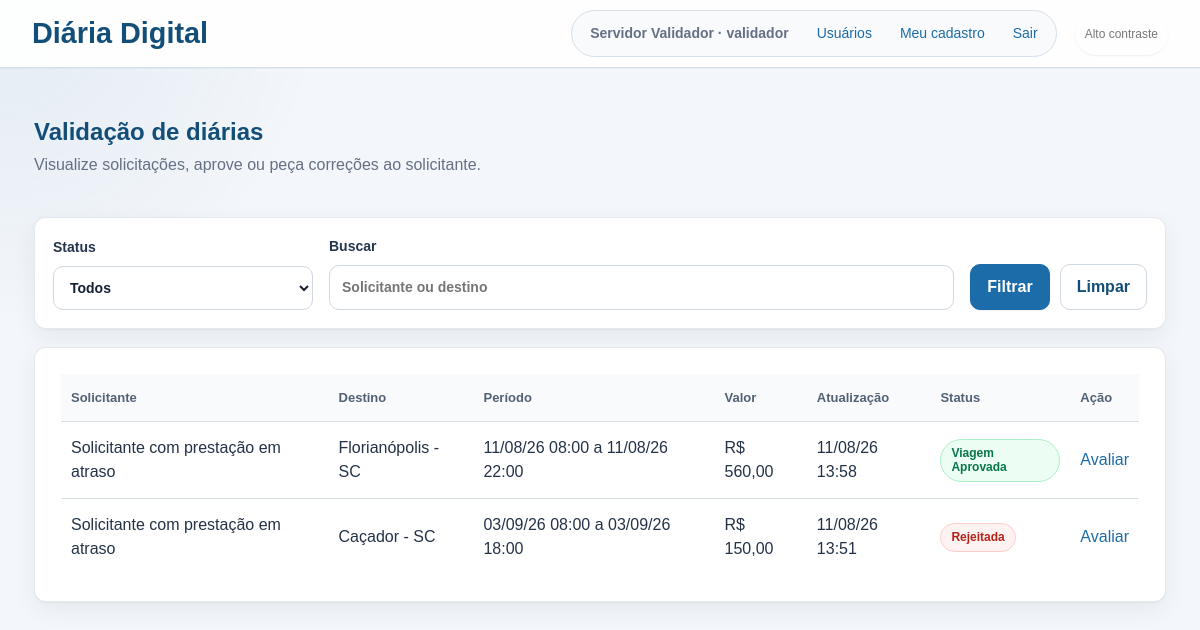
Page /validador (signed in) on the committed database.
### tables this page shows
CREATE TABLE users (
                id INTEGER PRIMARY KEY AUTOINCREMENT,
                name TEXT NOT NULL,
                email TEXT NOT NULL UNIQUE,
                password_hash TEXT NOT NULL,
                role TEXT NOT NULL CHECK(role IN ('solicitante', 'validador'))
            , daily_group TEXT, registration TEXT, public_position TEXT, cpf TEXT);

CREATE TABLE requests (
                id INTEGER PRIMARY KEY AUTOINCREMENT,
                user_id INTEGER NOT NULL,
                destination TEXT NOT NULL,
                departure_date TEXT NOT NULL,
                return_date TEXT NOT NULL,
                objective TEXT NOT NULL,
                estimated_amount REAL NOT NULL,
                status TEXT NOT NULL DEFAULT 'rascunho',
                validator_comment TEXT,
                accountability_text TEXT,
                created_at TEXT NOT NULL,
                updated_at TEXT NOT NULL, daily_group TEXT, daily_range TEXT, has_overnight INTEGER DEFAULT 1, accountability_departure_time TEXT, accountability_arrival_time TEXT, transport_mode TEXT, departure_km REAL, arrival_km REAL, refund_amount REAL DEFAULT 0, departure_time TEXT, return_time TEXT, distance_km REAL, daily_factor REAL, base_amount REAL, overnight_count INTEGER DEFAULT 0, daily_quantity REAL,
                FOREIGN KEY(user_id) REFERENCES users(id)
            );

### app.py (the view)
@app.route("/validador")
@role_required("validador")
def validator_dashboard():
    status_filter = request.args.get("status", "")
    search = request.args.get("q", "").strip()
    filters = []
    params = []
    if status_filter:
        filters.append("r.status = ?")
        params.append(status_filter)
    if search:
        filters.append("(r.destination LIKE ? OR u.name LIKE ?)")
        params.extend([f"%{search}%", f"%{search}%"])
    where_clause = f"WHERE {' AND '.join(filters)}" if filters else ""
    with get_db() as db:
        requests = db.execute(
            f"""
            SELECT r.*, u.name AS requester_name
            FROM requests r
            JOIN users u ON u.id = r.user_id
            {where_clause}
            ORDER BY r.updated_at DESC
            """,
            params,
        ).fetchall()
    return render_template(
        "validator_dashboard.html",
        requests=requests,
        selected_status=status_filter,
        search=search,
    )

### app.py (called while the page is built)
def get_db():
    conn = sqlite3.connect(DATABASE)
    conn.row_factory = sqlite3.Row
    return conn

def current_user():
    if "user_id" not in session:
        return None
    with get_db() as db:
        return db.execute("SELECT * FROM users WHERE id = ?", (session["user_id"],)).fetchone()

@app.context_processor
def inject_user():
    return {
        "current_user": current_user(),
        "daily_groups": DAILY_GROUPS,
        "daily_ranges": DAILY_RANGES,
        "status_labels": STATUS_LABELS,
        "role_labels": ROLE_LABELS,
    }

@app.template_filter("date_br")
def date_br(value):
    if not value:
        return ""
    return datetime.fromisoformat(value).strftime("%d/%m/%y")

@app.template_filter("datetime_br")
def datetime_br(value):
    if not value:
        return ""
    return datetime.fromisoformat(value).strftime("%d/%m/%y %H:%M")

@app.template_filter("moeda_br")
def moeda_br(value):
    amount = float(value or 0)
    formatted = f"{amount:,.2f}"
    return formatted.replace(",", "X").replace(".", ",").replace("X", ".")

@app.template_filter("status_label")
def status_label(value):
    return STATUS_LABELS.get(value, str(value).replace("_", " ").title())

@app.template_filter("status_class")
def status_class(value):
    return f"status-{str(value).replace('_', '-')}"

def role_required(role):
    def decorator(view):
        @wraps(view)
        def wrapped_view(**kwargs):
            user = current_user()
            if user is None:
                return redirect(url_for("login"))
            if user["role"] != role:
                abort(403)
            return view(**kwargs)
        return wrapped_view
    return decorator

### templates/validator_dashboard.html (shortened to what this page needs)
{% extends "base.html" %}
{% block content %}
<div class="page-heading">
    <div>
        <h1>Validação de diárias</h1>
        <p class="muted">Visualize solicitações, aprove ou peça correções ao solicitante.</p>
    </div>
</div>
<form method="get" class="filter-bar">
    <label>
        Status
        <select name="status">
            <option value="">Todos</option>
        </select>
    </label>
    <label>
        Buscar
        <input type="search" name="q" value="{{ search }}" placeholder="Solicitante ou destino">
    </label>
    <div class="filter-actions">
        <button type="submit">Filtrar</button>
        <a class="button secondary" href="{{ url_for('validator_dashboard') }}">Limpar</a>
    </div>
</form>
<section class="table-card">
    <table>
        <thead>
            <tr>
                <th>Solicitante</th>
                <th>Destino</th>
                <th>Período</th>
                <th>Valor</th>
                <th>Atualização</th>
                <th>Status</th>
                <th>Ação</th>
            </tr>
        </thead>
        <tbody>
            {% for item in requests %}
                <tr>
                    <td data-label="Solicitante">{{ item["requester_name"] }}</td>
                    <td data-label="Destino">{{ item["destination"] }}</td>
                    <td data-label="Período">{{ item["departure_date"]|date_br }} {{ item["departure_time"] or "--:--" }} a {{ item["return_date"]|date_br }} {{ item["return_time"] or "--:--" }}</td>
                    <td data-label="Valor">R$ {{ item["estimated_amount"]|moeda_br }}</td>
                    <td data-label="Atualização">{{ item["updated_at"]|datetime_br }}</td>
                    <td data-label="Status"><span class="badge {{ item['status']|status_class }}">{{ item["status"]|status_label }}</span></td>
                    <td data-label="Ação"><a href="{{ url_for('request_detail', request_id=item['id']) }}">Avaliar</a></td>
                </tr>
            {% else %}
                <tr>
                    <td colspan="7" class="empty">Nenhuma solicitação recebida.</td>
                </tr>
            {% endfor %}
        </tbody>
    </table>
</section>
{% endblock %}

### templates/base.html (shortened to what this page needs)
<!doctype html>
<html lang="pt-BR">
<head>
    <link rel="stylesheet" href="{{ url_for('static', filename='estilos.css') }}">
</head>
<body>
    <header class="topbar">
        <a class="brand" href="{{ url_for('index') }}">Diária Digital</a>
        <div class="topbar-actions">
            {% if current_user %}
                <nav aria-label="Navegação principal">
                    <span>{{ current_user["name"] }} · {{ current_user["role"] }}</span>
                    {% if current_user["role"] == "validador" %}
                        <a href="{{ url_for('users_list') }}">Usuários</a>
                        <a href="{{ url_for('profile') }}">Meu cadastro</a>
                    {% endif %}
                    <a href="{{ url_for('logout') }}">Sair</a>
                </nav>
            {% endif %}
            <button type="button" class="contrast-toggle" data-contrast-toggle aria-pressed="false">
            </button>
        </div>
    </header>
    <main id="conteudo-principal" class="container" tabindex="-1">
        {% block content %}{% endblock %}
    </main>
</body>
</html>

### rows in the picture
users: name "Servidor Validador", role "validador"
requests: requester_name "Solicitante com prestação em atraso", destination "Florianópolis - SC", departure_date "11/08/26", departure_time "08:00", return_date "11/08/26", return_time "22:00", estimated_amount|moeda_br "560,00", updated_at "11/08/26 13:58", status|status_label "Viagem Aprovada"
requests: requester_name "Solicitante com prestação em atraso", destination "Caçador - SC", departure_date "03/09/26", departure_time "08:00", return_date "03/09/26", return_time "18:00", estimated_amount|moeda_br "150,00", updated_at "11/08/26 13:51", status|status_label "Rejeitada"
